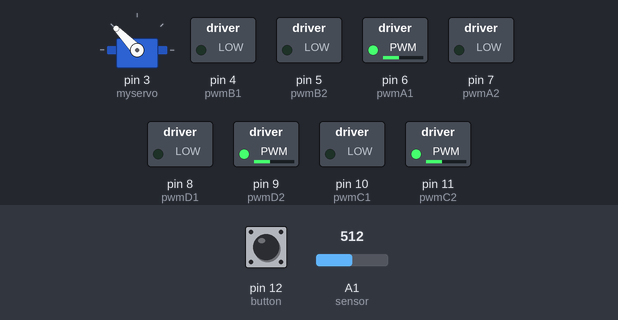
Simulated run of this sketch. Board: Arduino Uno, built with avr-gcc and run on an emulated ATmega328P. Parts: servo, switched loads named in the sketch (green lamp = pin HIGH). Dashed ring = blinking. Inputs (shaded band) come from the test bench; at power-on: A1 (sensor) = 512, pin 12 (button) HIGH.

Above: at 1.32 s.
1.4 s: A1 (sensor) set to 190
At 1.64 s:
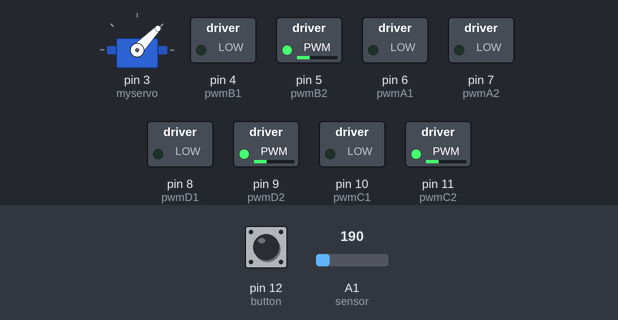
4.4 s: A1 (sensor) set to 209
At 4.79 s:
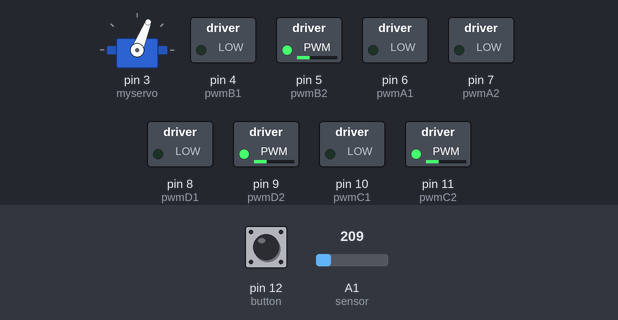
7.4 s: A1 (sensor) set to 306
At 8.01 s:
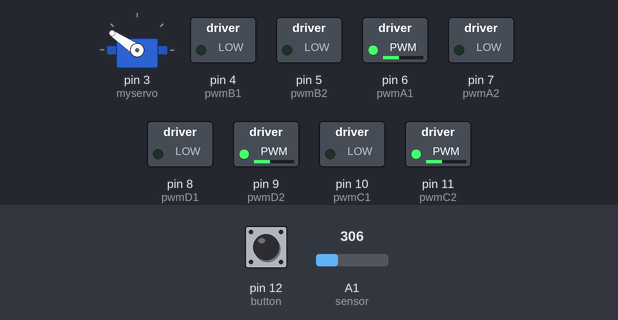
10.4 s: A1 (sensor) set to 163
At 10.43 s:
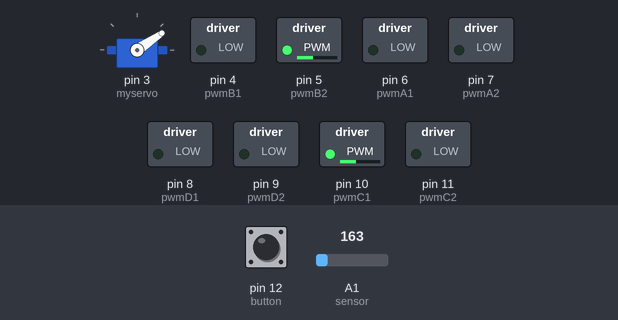
13.4 s: A1 (sensor) set to 210
At 13.98 s:
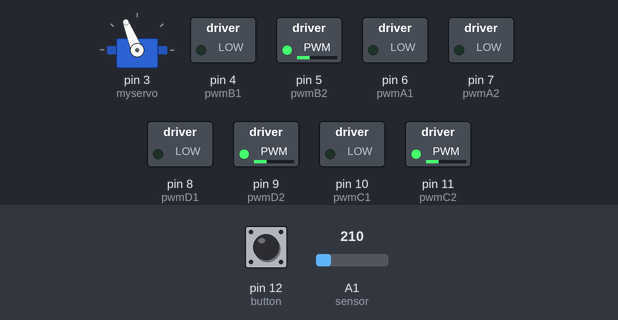
Timing chart, 0 to 17.4 s (numbered marks = the images above; inputs shaded):
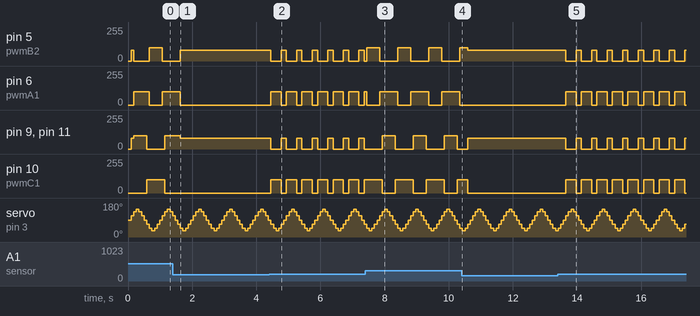

The sketch:

auton_course_simple.ino
```cpp
/* Final Robot Code
   For: ENGG*3490, Final Project
   Winter 2020

   By: Spencer Ploeger (0969141)

   On behalf of group:
   Matthew Bolan (0962361)
   Iain Bulmer (0957153)
   Devin Catt (0922742)
   Lucas Dasovic (0963516)
   Jacob Highgate (0981246)

   Last Modified: March 28, 2020

   About: This is a simpler version of the original code that autonomously controls the robot.
          This revision is what was used to take the videos posted to youtube and works well.
          In practice, it should allow the robot to make it through the maze.
*/
#include <Servo.h> //include servo library

#define START_POS 90 //servo starting pos (in degrees)
#define DRV_SPD 80 //drive speed (PWM value 0-255)
#define FST_SPD 100 //fast speed  (PWM value 0-255)

//digital pins for motor control
//these pins connect to PWM+/- pins on the L293 IC
#define pwmA1 6 //back left
#define pwmA2 7

#define pwmB1 4 //front left
#define pwmB2 5

#define pwmC1 10 //back right
#define pwmC2 11

#define pwmD1 8 //front right
#define pwmD2 9

//pushbutton pin
#define button 12

//sensor pin
#define sensor A1

Servo myservo;  // create servo object to control a servo

//timing periods
int servo_int = 20; //how often the servo changes position
int timer_1 = 100; //timer used multiple times throughout the code

//timers used to timer different events during execution of code
unsigned long servo_tmr = 0; //used for timing servo position
unsigned long time_1 = 0; //used to time robot movements

//servo position and direction global variable
int pos = START_POS; //initial position
int servo_dir = 'r'; //the servo will be initialized to 'START_POS' and will begin moving right

int dist[] = {15, 15, 15, 15, 15, 15, 15}; //initialize all the distances in distance array to 15 inches

//timer_on initialization
int timer_on[] = {0, 0, 0, 0, 0, 0}; //initialize all "timer on" array elements

void setup() {
  //servo setup
  myservo.attach(3);  // attaches the servo on pin 3 to the servo object
  myservo.write(START_POS); //set the servo to center position, it will start moving right

  //pinmode for button
  pinMode(button, INPUT);

  //pinmode for sensor
  pinMode(sensor, INPUT);

  //pinmode for motor control
  pinMode(pwmA1, OUTPUT);
  pinMode(pwmA2, OUTPUT);

  pinMode(pwmB1, OUTPUT);
  pinMode(pwmB2, OUTPUT);

  pinMode(pwmC1, OUTPUT);
  pinMode(pwmC2, OUTPUT);

  pinMode(pwmD1, OUTPUT);
  pinMode(pwmD2, OUTPUT);

  //start button. wait until button pushed to leave setup loop
  while (digitalRead(button) == LOW) {
    delay(50);
  }
  delay(100);
  go("f", DRV_SPD); //start robot going forward
}

void loop() {

  if (millis() - servo_tmr > servo_int) { //move the servo and record position
    servo_tmr = millis();
    myservo.write(move_servo());

    //get distance from sensor and place in correct distance array element
    //based on where the servo is, get the distance from rangefinder and add to correct array element
    if (pos == 34) {
      dist[0] = getDist();
      timer_on[0] = 1; //used to know what measurement was taken most recently
    }                  //current servo position will be 1, rest will be 0 (used below)
    else if (pos == 46) {
      dist[1] = getDist();
      timer_on[1] = 1;
    }
    else if (pos == 68) {
      dist[2] = getDist();
      timer_on[2] = 1;
    }
    else if (pos == 90) {
      dist[3] = getDist();
      timer_on[3] = 1;
    }
    else if (pos == 112) {
      dist[4] = getDist();
      timer_on[4] = 1;
    }
    else if (pos == 134) {
      dist[5] = getDist();
      timer_on[5] = 1;
    }
    else if (pos == 146) {
      dist[6] = getDist();
      timer_on[6] = 1;
    }
  }

  //****Main control loop****
  //block 1
  if (dist[6] < 12 || dist[0] < 12 || dist[5] < 12 || dist[1] < 12) { //if farthest left or right distances < 12" away
    if (dist[6] < 12 && timer_on[6] == 1) { //if farthest right distance < 12" AND the servo is current pointing in correct direction
      timer_1 = millis();
      go("l", FST_SPD); //turn left
      timer_on[6] = 0;
    }
    else if (dist[0] < 12 && timer_on[0] == 1) {
      timer_1 = millis();
      go("r", FST_SPD);
      timer_on[0] = 0;
    }
    else if (dist[5] < 12 && timer_on[5] == 1) {
      timer_1 = millis();
      go("l", FST_SPD);
      timer_on[5] = 0;
    }
    else if (dist[1] < 12 && timer_on[1] == 1) {
      timer_1 = millis();
      go("r", FST_SPD);
      timer_on[1] = 0;
    }
    if (millis() - timer_1 > 100) { //after desired interval, reset to forward
      go("f", DRV_SPD);
    }
  }
  //block 2
  if (dist[4] < 12 || dist[2] < 12) { //if middle lefr or right distance 12"
    if (dist[4] < 12 && timer_on[4] == 1) { //if middle right distance < 12" AND the servo is current pointing in correct direction
      timer_1 = millis();
      go("l", FST_SPD); //turn left
      timer_on[4] = 0;
    }
    else if (dist[2] < 12 && timer_on[2] == 1) { //if middle right distance < 12" AND the servo is current pointing in correct direction
      timer_1 = millis();
      go("r", FST_SPD); //turn right
      timer_on[2] = 0;
    }
    if (millis() - timer_1 > 200) { //after desired interval, reset to forward
      go("f", DRV_SPD);
    }
  }
  //block 3
  if (dist[3] < 13) {//if fwd distance < 13"
    if (dist[3] < 13 && timer_on[3] == 1) { //if fwd distance < 13" AND the servo is current pointing in correct direction
      timer_1 = millis(); //start the timer
      go("b", FST_SPD); //reverse
      timer_on[3] = 0; //set to zero
    }
    if (millis() - timer_1 > 300) { //after desired interval, reset to forward
      go("f", DRV_SPD);
    }
  }

}
/*
   function: go
   parameters: char* dir (desired direction to move), int spd (pwm value 0-255) desired speed
   return: none
   brief: moves robot in desired direction at desired speed
*/
void go(char *dir, int spd) {
  if (dir == "f") {
    analogWrite(pwmB1, 0); //front left fwd
    analogWrite(pwmB2, spd);

    analogWrite(pwmC1, 0); //back right fwd
    analogWrite(pwmC2, spd);

    analogWrite(pwmA1, 0); //back left fwd
    analogWrite(pwmA2, spd);

    analogWrite(pwmD1, 0); //front right fwd
    analogWrite(pwmD2, spd);
  }

  if (dir == "b") {
    analogWrite(pwmB1, spd); //front left bwd
    analogWrite(pwmB2, 0);

    analogWrite(pwmC1, spd); //back right bwd
    analogWrite(pwmC2, 0);

    analogWrite(pwmA1, spd); //back left bwd
    analogWrite(pwmA2, 0);

    analogWrite(pwmD1, spd); //front right bwd
    analogWrite(pwmD2, 0);
  }

  if (dir == "l") {
    analogWrite(pwmB1, spd); //front left bwd
    analogWrite(pwmB2, 0);

    analogWrite(pwmC1, 0); //back right fwd
    analogWrite(pwmC2, spd);

    analogWrite(pwmA1, spd); //back left bwd
    analogWrite(pwmA2, 0);

    analogWrite(pwmD1, 0); //front right fwd
    analogWrite(pwmD2, spd);
  }

  if (dir == "r") {
    analogWrite(pwmB1, 0); //front left fwd
    analogWrite(pwmB2, spd);

    analogWrite(pwmC1, spd); //back right bwd
    analogWrite(pwmC2, 0);

    analogWrite(pwmA1, 0); //back left fwd
    analogWrite(pwmA2, spd);

    analogWrite(pwmD1, spd); //front right bwd
    analogWrite(pwmD2, 0);
  }

  if (dir == "sr") { //strafe right
    analogWrite(pwmB1, 0); //front left fwd
    analogWrite(pwmB2, spd);

    analogWrite(pwmC1, 0); //back right fwd
    analogWrite(pwmC2, spd);

    analogWrite(pwmA1, spd); //back left bwd
    analogWrite(pwmA2, 0);

    analogWrite(pwmD1, spd); //front right bwd
    analogWrite(pwmD2, 0);
  }

  if (dir == "sl") { //strafe left
    analogWrite(pwmB1, spd); //front left bwd
    analogWrite(pwmB2, 0);

    analogWrite(pwmC1, spd); //back right bwd
    analogWrite(pwmC2, 0);

    analogWrite(pwmA1, 0); //back left fwd
    analogWrite(pwmA2, spd);

    analogWrite(pwmD1, 0); //front right fwd
    analogWrite(pwmD2, spd);
  }
}

/*
   function: move_servo()
   parameters: none
   return: none
   brief: adjust pos variable (servo position) sequentially, allowing the servo to 'sweep'
*/
int move_servo() {
  if (pos == 34) {
    servo_dir = 'r';
    pos = 46;
    return 46;
  }
  else if (pos == 46 && servo_dir == 'r') {
    pos = 68;
    return 68;
  }
  else if (pos == 68 && servo_dir == 'r') {
    pos = 90;
    return 90;
  }
  else if (pos == 90 && servo_dir == 'r') {
    pos = 112;
    return 112;
  }
  else if (pos == 112 && servo_dir == 'r') {
    pos = 134;
    return 134;
  }
  else if (pos == 134 && servo_dir == 'r') {
    servo_dir = 'l';
    pos = 146;
    return 146;
  }
  else if (pos == 146) {
    pos = 134;
    return 134;
  }
  else if (pos == 134 && servo_dir == 'l') {
    pos = 112;
    return 112;
  }
  else if (pos == 112 && servo_dir == 'l') {
    pos = 90;
    return 90;
  }
  else if (pos == 90 && servo_dir == 'l') {
    pos = 68;
    return 68;
  }
  else if (pos == 68 && servo_dir == 'l') {
    pos = 46;
    return 46;
  }
  else if (pos == 46 && servo_dir == 'l') {
    pos = 34;
    return 34;
  }
}

/*
   function: getDist
   parameters: none
   return: double (distance in inches)
   brief: calculates distance from rangefinder value based off of second degree interpolation function
*/
double getDist()
{
  float val = 0; //calculated distance
  double sum = 0; //sum for averaging
  for (int x = 0; x < 4; x++) { //average 4 samples each time
    sum = sum + analogRead(sensor);
    delay(20); //20ms delay between sampling
  }
  val = (float)(sum / 4); //calculate average sensor data
  if (val > 540) { //if below min range, return min range
    return 4;
  }
  else if (val < 173) { //if above max range, return max range
    return 15;
  }
  else { //if in range, calulate distance based on interpolation function
    double distance = ((9E-05 * pow(val, 2)) + (-0.0911 * val) + 27.407);
    return distance;
  }
}
```

Measured:
- the behaviour switches between 196 and 197 on A1 (sensor) (found by bisection; images 1 and 2)
- after the input at 1.4 s, pin 6 (pwmA1): goes on until 1.6 s, then stays 0/255; pin 10 (pwmC1): stops changing and stays 0/255
- after the input at 4.4 s, pin 5 (pwmB2), pin 9 (pwmD2), pin 11 (pwmC2): alternates 80/255 for 0.16 s and 0/255 for 0.32 s, starting after 0.06 s; pin 6 (pwmA1), pin 10 (pwmC1): alternates 100/255 for 0.32 s and 0/255 for 0.16 s, starting after 0.06 s
- after the input at 7.4 s, pin 5 (pwmB2): alternates 100/255 for 0.40 s and 0/255 for 0.57 s, starting at once; pin 6 (pwmA1): alternates 100/255 for 0.57 s and 0/255 for 0.40 s, starting at once
- after the input at 10.4 s, pin 6 (pwmA1): stops changing and stays 0/255
- after the input at 13.4 s, pin 5 (pwmB2), pin 9 (pwmD2), pin 11 (pwmC2): alternates 80/255 for 0.16 s and 0/255 for 0.32 s, starting after 0.25 s; pin 6 (pwmA1), pin 10 (pwmC1): alternates 100/255 for 0.32 s and 0/255 for 0.16 s, starting after 0.25 s
- by itself, servo on pin 3 (myservo): repeats every 0.97 s: 68° 0.08 s, 90° 0.08 s, 112° 0.08 s, 134° 0.08 s, 146° 0.08 s, 134° 0.08 s, 112° 0.08 s, 90° 0.08 s, 68° 0.08 s, 46° 0.08 s, 34° 0.08 s, 46° 0.08 s
